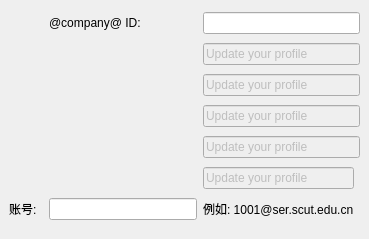
<ui version="4.0" >
 <class>SimpleIMContactManager</class>
 <widget class="QWidget" name="SimpleIMContactManager" >
  <property name="geometry" >
   <rect>
    <x>0</x>
    <y>0</y>
    <width>369</width>
    <height>239</height>
   </rect>
  </property>
  <layout class="QGridLayout" >
   <property name="margin" >
    <number>9</number>
   </property>
   <property name="spacing" >
    <number>6</number>
   </property>
   <item row="0" column="0" >
    <widget class="QLabel" name="wengoLabel" >
     <property name="maximumSize" >
      <size>
       <width>22</width>
       <height>22</height>
      </size>
     </property>
     <property name="pixmap" >
      <pixmap resource="../../../../resources/wengophone.qrc" >:/pics/protocols/wengo.png</pixmap>
     </property>
    </widget>
   </item>
   <item row="0" column="2" >
    <widget class="QLabel" name="label_2" >
     <property name="sizePolicy" >
      <sizepolicy vsizetype="Preferred" hsizetype="Fixed" >
       <horstretch>0</horstretch>
       <verstretch>0</verstretch>
      </sizepolicy>
     </property>
     <property name="text" >
      <string>@company@ ID:</string>
     </property>
    </widget>
   </item>
   <item row="0" column="3" colspan="2" >
    <widget class="QLineEdit" name="wengoLineEdit" >
     <property name="enabled" >
      <bool>true</bool>
     </property>
     <property name="text" >
      <string/>
     </property>
    </widget>
   </item>
   <item row="1" column="0" colspan="2" >
    <widget class="QLabel" name="msnLabel" >
     <property name="pixmap" >
      <pixmap resource="../../../../resources/wengophone.qrc" >:/pics/protocols/msn_off.png</pixmap>
     </property>
    </widget>
   </item>
   <item row="1" column="3" colspan="2" >
    <widget class="QLineEdit" name="msnLineEdit" >
     <property name="enabled" >
      <bool>false</bool>
     </property>
     <property name="text" >
      <string>Update your profile</string>
     </property>
    </widget>
   </item>
   <item row="2" column="0" colspan="2" >
    <widget class="QLabel" name="aimLabel" >
     <property name="pixmap" >
      <pixmap resource="../../../../resources/wengophone.qrc" >:/pics/protocols/aim_off.png</pixmap>
     </property>
    </widget>
   </item>
   <item row="2" column="3" colspan="2" >
    <widget class="QLineEdit" name="aimLineEdit" >
     <property name="enabled" >
      <bool>false</bool>
     </property>
     <property name="text" >
      <string>Update your profile</string>
     </property>
    </widget>
   </item>
   <item row="3" column="0" >
    <widget class="QLabel" name="icqLabel" >
     <property name="pixmap" >
      <pixmap resource="../../../../resources/wengophone.qrc" >:/pics/protocols/icq_off.png</pixmap>
     </property>
    </widget>
   </item>
   <item row="3" column="3" colspan="2" >
    <widget class="QLineEdit" name="icqLineEdit" >
     <property name="enabled" >
      <bool>false</bool>
     </property>
     <property name="text" >
      <string>Update your profile</string>
     </property>
    </widget>
   </item>
   <item row="4" column="0" colspan="2" >
    <widget class="QLabel" name="yahooLabel" >
     <property name="pixmap" >
      <pixmap resource="../../../../resources/wengophone.qrc" >:/pics/protocols/yahoo_off.png</pixmap>
     </property>
    </widget>
   </item>
   <item row="4" column="3" colspan="2" >
    <widget class="QLineEdit" name="yahooLineEdit" >
     <property name="enabled" >
      <bool>false</bool>
     </property>
     <property name="text" >
      <string>Update your profile</string>
     </property>
    </widget>
   </item>
   <item row="5" column="0" colspan="2" >
    <widget class="QLabel" name="jabberLabel" >
     <property name="pixmap" >
      <pixmap resource="../../../../resources/wengophone.qrc" >:/pics/protocols/jabber_off.png</pixmap>
     </property>
    </widget>
   </item>
   <item row="6" column="0" >
    <widget class="QLabel" name="label_3" >
     <property name="text" >
      <string>账号:</string>
     </property>
    </widget>
   </item>
   <item row="6" column="2" >
    <widget class="QLineEdit" name="sipLineEdit" >
     <property name="enabled" >
      <bool>true</bool>
     </property>
     <property name="text" >
      <string/>
     </property>
    </widget>
   </item>
   <item row="6" column="3" >
    <widget class="QLabel" name="label_6" >
     <property name="text" >
      <string>例如: 1001@ser.scut.edu.cn</string>
     </property>
     <property name="margin" >
      <number>0</number>
     </property>
     <property name="indent" >
      <number>-1</number>
     </property>
    </widget>
   </item>
   <item row="5" column="3" >
    <widget class="QLineEdit" name="jabberLineEdit" >
     <property name="enabled" >
      <bool>false</bool>
     </property>
     <property name="text" >
      <string>Update your profile</string>
     </property>
    </widget>
   </item>
  </layout>
 </widget>
 <tabstops>
  <tabstop>wengoLineEdit</tabstop>
  <tabstop>msnLineEdit</tabstop>
  <tabstop>aimLineEdit</tabstop>
  <tabstop>yahooLineEdit</tabstop>
 </tabstops>
 <resources>
  <include location="../../../../resources/wengophone.qrc" />
  <include location="../../../../resources/wengophone.qrc" />
  <include location="../../../../resources/wengophone.qrc" />
 </resources>
 <connections/>
</ui>
